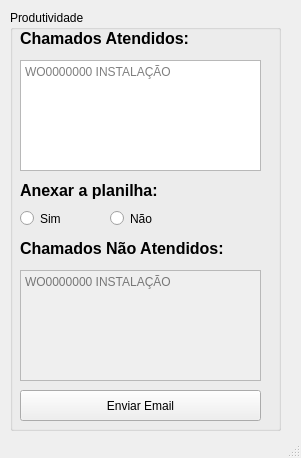
<?xml version="1.0" encoding="UTF-8"?>
<ui version="4.0">
 <class>MainWindow</class>
 <widget class="QMainWindow" name="MainWindow">
  <property name="geometry">
   <rect>
    <x>0</x>
    <y>0</y>
    <width>301</width>
    <height>458</height>
   </rect>
  </property>
  <property name="windowTitle">
   <string>Enviar E-mail Produtividade</string>
  </property>
  <widget class="QWidget" name="centralwidget">
   <widget class="QGroupBox" name="groupBox">
    <property name="geometry">
     <rect>
      <x>10</x>
      <y>10</y>
      <width>271</width>
      <height>421</height>
     </rect>
    </property>
    <property name="title">
     <string>Produtividade</string>
    </property>
    <widget class="QLabel" name="label_9">
     <property name="geometry">
      <rect>
       <x>10</x>
       <y>170</y>
       <width>221</width>
       <height>21</height>
      </rect>
     </property>
     <property name="font">
      <font>
       <family>Arial</family>
       <pointsize>12</pointsize>
       <weight>75</weight>
       <bold>true</bold>
      </font>
     </property>
     <property name="text">
      <string>Anexar a planilha:</string>
     </property>
    </widget>
    <widget class="QLabel" name="label_7">
     <property name="geometry">
      <rect>
       <x>10</x>
       <y>20</y>
       <width>191</width>
       <height>16</height>
      </rect>
     </property>
     <property name="font">
      <font>
       <family>Arial</family>
       <pointsize>12</pointsize>
       <weight>75</weight>
       <bold>true</bold>
      </font>
     </property>
     <property name="text">
      <string>Chamados Atendidos:</string>
     </property>
    </widget>
    <widget class="QPlainTextEdit" name="input_chamados_atendidos">
     <property name="geometry">
      <rect>
       <x>10</x>
       <y>50</y>
       <width>241</width>
       <height>111</height>
      </rect>
     </property>
     <property name="placeholderText">
      <string>WO0000000 INSTALAÇÃO</string>
     </property>
    </widget>
    <widget class="QLabel" name="label_8">
     <property name="geometry">
      <rect>
       <x>10</x>
       <y>230</y>
       <width>221</width>
       <height>16</height>
      </rect>
     </property>
     <property name="font">
      <font>
       <family>Arial</family>
       <pointsize>12</pointsize>
       <weight>75</weight>
       <bold>true</bold>
      </font>
     </property>
     <property name="text">
      <string>Chamados Não Atendidos:</string>
     </property>
    </widget>
    <widget class="QRadioButton" name="radio_nao">
     <property name="geometry">
      <rect>
       <x>100</x>
       <y>200</y>
       <width>82</width>
       <height>17</height>
      </rect>
     </property>
     <property name="text">
      <string>Não</string>
     </property>
    </widget>
    <widget class="QPlainTextEdit" name="input_chamados_nao_atendidos">
     <property name="enabled">
      <bool>false</bool>
     </property>
     <property name="geometry">
      <rect>
       <x>10</x>
       <y>260</y>
       <width>241</width>
       <height>111</height>
      </rect>
     </property>
     <property name="placeholderText">
      <string>WO0000000 INSTALAÇÃO</string>
     </property>
    </widget>
    <widget class="QRadioButton" name="radio_sim">
     <property name="geometry">
      <rect>
       <x>10</x>
       <y>200</y>
       <width>82</width>
       <height>17</height>
      </rect>
     </property>
     <property name="text">
      <string>Sim</string>
     </property>
    </widget>
    <widget class="QPushButton" name="buttonEnviarEmail">
     <property name="geometry">
      <rect>
       <x>10</x>
       <y>380</y>
       <width>241</width>
       <height>31</height>
      </rect>
     </property>
     <property name="text">
      <string>Enviar Email</string>
     </property>
    </widget>
   </widget>
  </widget>
  <widget class="QStatusBar" name="statusbar"/>
 </widget>
 <tabstops>
  <tabstop>input_chamados_atendidos</tabstop>
  <tabstop>radio_sim</tabstop>
  <tabstop>radio_nao</tabstop>
  <tabstop>input_chamados_nao_atendidos</tabstop>
  <tabstop>buttonEnviarEmail</tabstop>
 </tabstops>
 <resources/>
 <connections/>
</ui>
